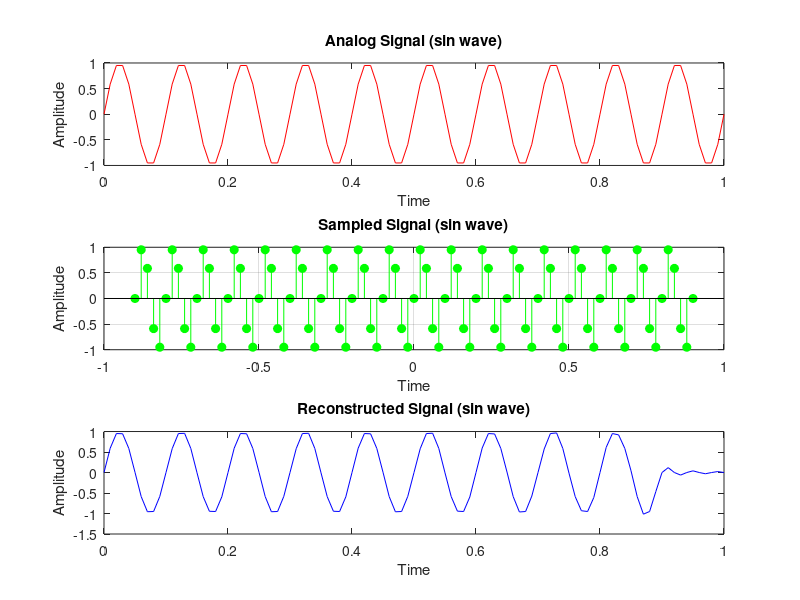

This figure's MATLAB source:
% OMI-2254901093
clc;
clear all;
close all;

% Parameters
dt = 0.01; % Time step for the analog signal
f = 10;    % Frequency of the analog signal

% Time vector for analog signal
t = 0:dt:1; 
% Generate the analog signal
xa = sin(2 * pi * f * t);

% Plot the analog signal
subplot(3, 1, 1);
plot(t, xa, 'r');
title('Analog Signal (sin wave)');
xlabel('Time');
ylabel('Amplitude');

% Sampling period and frequency
Ts1 = 0.02;       % Sampling period
Fs1 = 1 / Ts1;    % Sampling frequency

% Define discrete sample points
n1 = -45:45;      % Sampling indices
Tn = n1 * Ts1;    % Sample times
% Generate the sampled signal
x1 = sin(2 * pi * f * Tn);

% Plot the sampled signal
subplot(3, 1, 2);
stem(Tn, x1, 'g', 'filled');
title('Sampled Signal (sin wave)');
xlabel('Time');
ylabel('Amplitude');
grid on;

% Reconstruction using sinc interpolation
nT1 = n1 * Ts1; % Time instances for the discrete signal
% Reconstructed signal
xr = x1 * sinc(Fs1 * (ones(length(n1), 1) * t - nT1' * ones(1, length(t))));

% Plot the reconstructed signal
subplot(3, 1, 3);
plot(t, xr, 'b');
title('Reconstructed Signal (sin wave)');
xlabel('Time');
ylabel('Amplitude');

% Calculate and display the maximum reconstruction error
error = max(abs(xa - xr));
disp(['Maximum reconstruction error: ', num2str(error)]);
